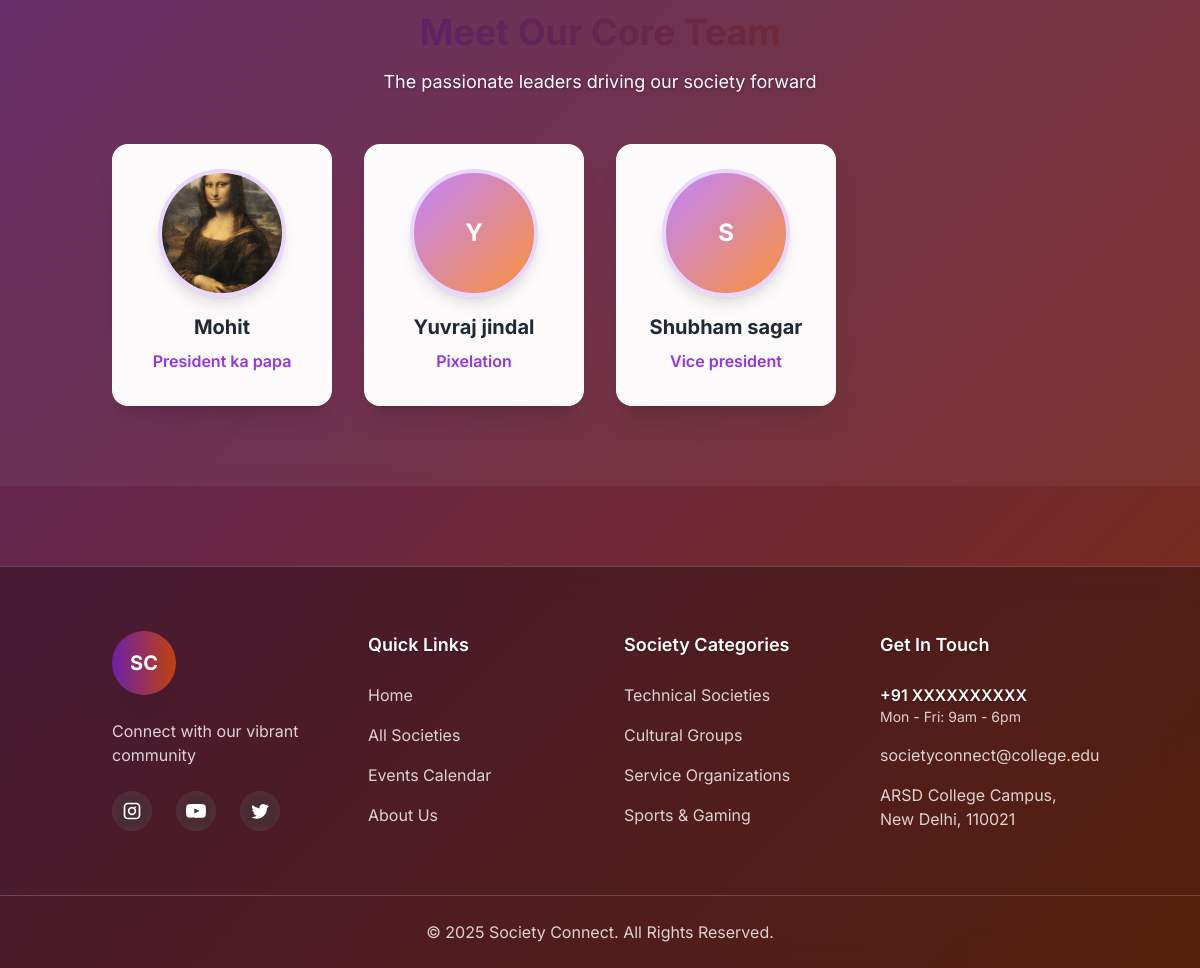
Page /societies/PixElation/ (lower part) on the earlier database version.
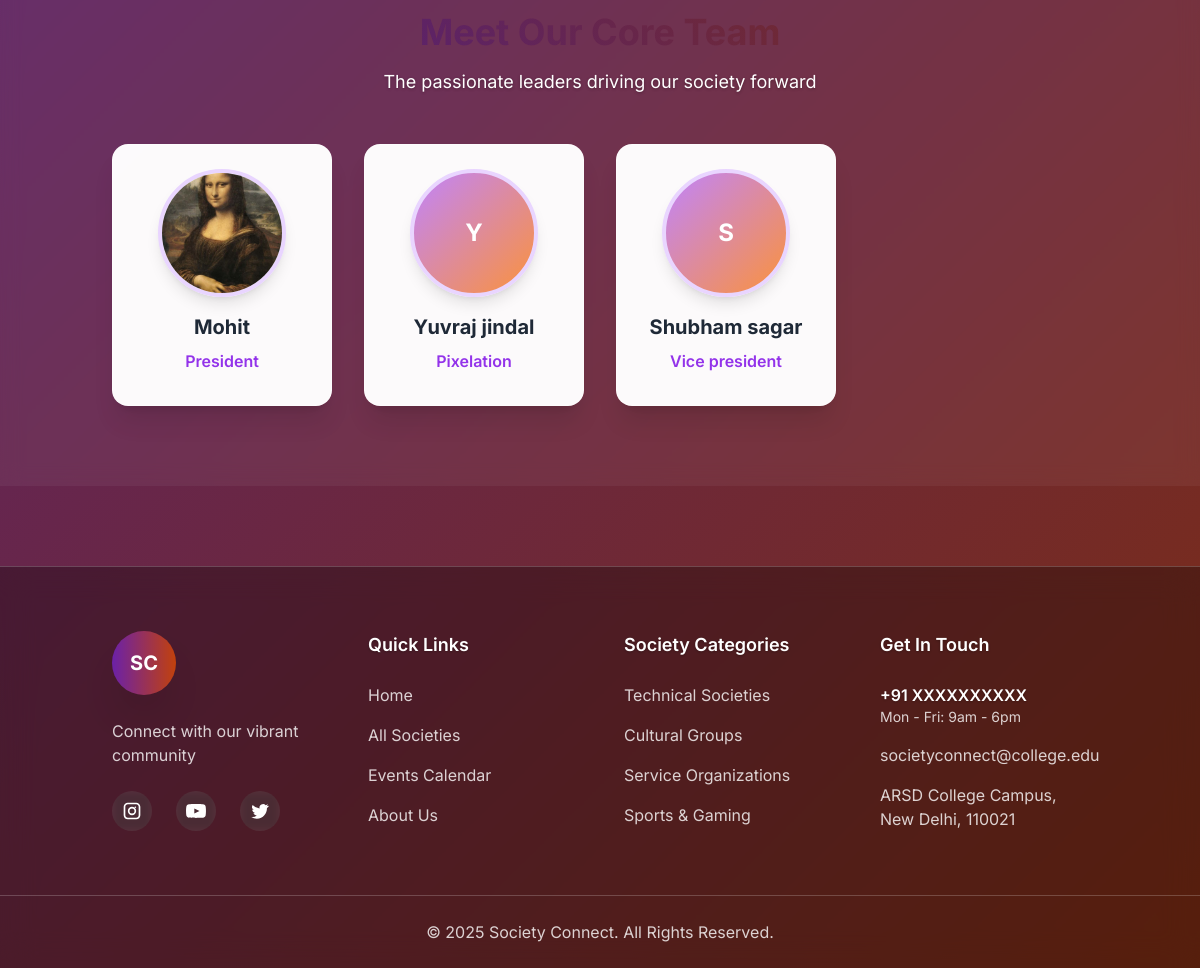
Same page on the later database version.
### app1/models.py (models this page shows, shortened)
class CoreMembers(models.Model):
    name=models.CharField(max_length=100)
    society=models.ForeignKey(Society, on_delete=models.CASCADE, related_name="core_members")
    role=models.CharField(max_length=50)
    photo=models.ImageField(upload_to="members/", blank=True, null=True)

### app1/views.py (the view)
# urls.py: path("societies/<slug:slug>/", views.society_detail, name="society_detail"),
def society_detail(request, slug):
    society=get_object_or_404(Society, slug=slug)
    return render(request, "app1/society_detail.html", {"society": society})

### app1/templates/app1/society_detail.html (shortened to what the changed rows need)
<!DOCTYPE html>
{% load static %}
<html lang="en" class="scroll-smooth">
<head>
    <script src="https://cdn.tailwindcss.com"></script>
</head>
<body class="text-gray-800">
    <main class="pt-20">
        <section class="py-20 relative section-bg">
            <div class="container mx-auto px-6">
                <div class="max-w-6xl mx-auto">
                    <div id="members" class="tab-content">
                        <div class="grid grid-cols-1 sm:grid-cols-2 md:grid-cols-3 lg:grid-cols-4 gap-8">
                            {% for member in society.core_members.all %}
                            <div class="glass-card rounded-2xl p-6 text-center member-card card-hover shadow-xl fade-in-up" style="animation-delay: 0.{{ forloop.counter0|add:1 }}s">
                                {% if member.photo %}
                                    <img class="w-24 h-24 md:w-32 md:h-32 rounded-full mx-auto mb-4 shadow-lg object-cover border-4 border-purple-200"
                                         src="{{ member.photo.url }}" alt="{{ member.name }}">
                                {% else %}
                                    <div class="w-24 h-24 md:w-32 md:h-32 rounded-full mx-auto mb-4 shadow-lg bg-gradient-to-br from-purple-400 to-orange-400 flex items-center justify-center border-4 border-purple-200">
                                        <span class="text-white font-bold text-2xl">{{ member.name|first }}</span>
                                    </div>
                                {% endif %}
                                <h4 class="text-xl font-bold text-enhanced mb-2">{{ member.name }}</h4>
                                <p class="text-purple-600 font-semibold mb-2">{{ member.role }}</p>
                            </div>
                            {% endfor %}
                        </div>
                    </div>
                </div>
            </div>
        </section>
    </main>
</body>
</html>

Differences in the rows shown:
changed CoreMembers "Mohit": role "President ka papa" → "President"
